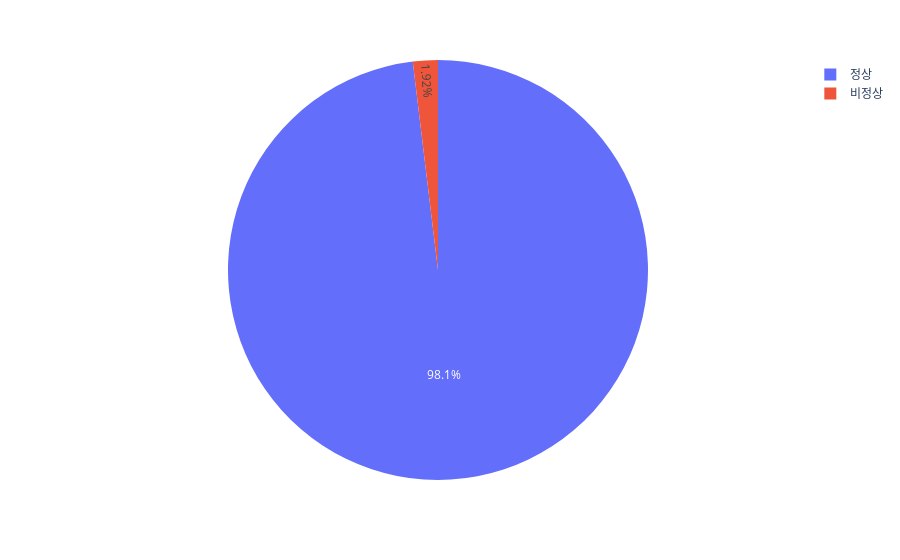

The cell this chart's notebook holds for it:
### Code cell
fig = px.pie(
    df,
    values='count',
    names='label'
)
fig.show()

### Figure 1 — Plotly figure (JSON) as saved in the notebook; plotly's stock layout.template omitted (floating-point values rounded to 4 significant figures)
{"data": [{"domain": {"x": [0, 1], "y": [0, 1]}, "hovertemplate": "label=%{label}<br>count=%{value}<extra></extra>", "labels": ["정상", "비정상"], "legendgroup": "", "name": "", "showlegend": true, "type": "pie", "values": [980805, 19195]}], "layout": {"legend": {"tracegroupgap": 0}, "margin": {"t": 60}}}
